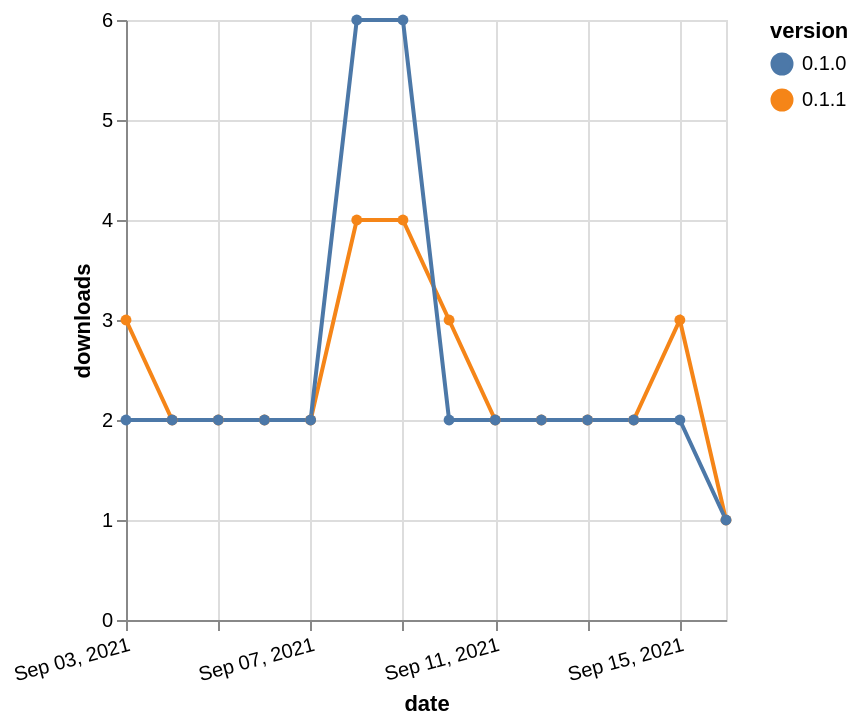

Describe this chart as a Vega-Lite specification.
### Vega-Lite specification from a JSON file in a GitHub repository (floating-point values rounded to 4 significant figures)
{"$schema": "https://vega.github.io/schema/vega-lite/v5.json", "description": "A simple bar chart with embedded data.", "data": {"values": [{"date": "2021-09-03", "total": 2449, "delta": 3, "version": "0.1.1"}, {"date": "2021-09-04", "total": 2451, "delta": 2, "version": "0.1.1"}, {"date": "2021-09-05", "total": 2453, "delta": 2, "version": "0.1.1"}, {"date": "2021-09-06", "total": 2455, "delta": 2, "version": "0.1.1"}, {"date": "2021-09-07", "total": 2457, "delta": 2, "version": "0.1.1"}, {"date": "2021-09-08", "total": 2461, "delta": 4, "version": "0.1.1"}, {"date": "2021-09-09", "total": 2465, "delta": 4, "version": "0.1.1"}, {"date": "2021-09-10", "total": 2468, "delta": 3, "version": "0.1.1"}, {"date": "2021-09-11", "total": 2470, "delta": 2, "version": "0.1.1"}, {"date": "2021-09-12", "total": 2472, "delta": 2, "version": "0.1.1"}, {"date": "2021-09-13", "total": 2474, "delta": 2, "version": "0.1.1"}, {"date": "2021-09-14", "total": 2476, "delta": 2, "version": "0.1.1"}, {"date": "2021-09-15", "total": 2479, "delta": 3, "version": "0.1.1"}, {"date": "2021-09-16", "total": 2480, "delta": 1, "version": "0.1.1"}, {"date": "2021-09-03", "total": 2884, "delta": 2, "version": "0.1.0"}, {"date": "2021-09-04", "total": 2886, "delta": 2, "version": "0.1.0"}, {"date": "2021-09-05", "total": 2888, "delta": 2, "version": "0.1.0"}, {"date": "2021-09-06", "total": 2890, "delta": 2, "version": "0.1.0"}, {"date": "2021-09-07", "total": 2892, "delta": 2, "version": "0.1.0"}, {"date": "2021-09-08", "total": 2898, "delta": 6, "version": "0.1.0"}, {"date": "2021-09-09", "total": 2904, "delta": 6, "version": "0.1.0"}, {"date": "2021-09-10", "total": 2906, "delta": 2, "version": "0.1.0"}, {"date": "2021-09-11", "total": 2908, "delta": 2, "version": "0.1.0"}, {"date": "2021-09-12", "total": 2910, "delta": 2, "version": "0.1.0"}, {"date": "2021-09-13", "total": 2912, "delta": 2, "version": "0.1.0"}, {"date": "2021-09-14", "total": 2914, "delta": 2, "version": "0.1.0"}, {"date": "2021-09-15", "total": 2916, "delta": 2, "version": "0.1.0"}, {"date": "2021-09-16", "total": 2917, "delta": 1, "version": "0.1.0"}]}, "width": "container", "mark": {"type": "line", "point": {"filled": true}}, "encoding": {"x": {"field": "date", "type": "temporal", "timeUnit": "yearmonthdate", "title": "date", "axis": {"labelAngle": -15}}, "y": {"field": "delta", "type": "quantitative", "title": "downloads"}, "color": {"field": "version", "type": "nominal"}, "tooltip": {"field": "delta"}}}
